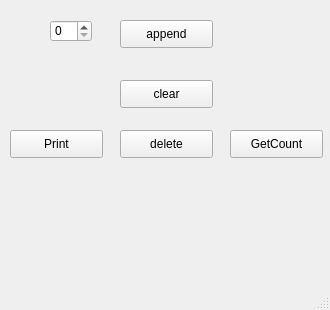
<?xml version="1.0" encoding="UTF-8"?>
<ui version="4.0">
 <class>MainWindow</class>
 <widget class="QMainWindow" name="MainWindow">
  <property name="geometry">
   <rect>
    <x>0</x>
    <y>0</y>
    <width>330</width>
    <height>310</height>
   </rect>
  </property>
  <property name="windowTitle">
   <string>MainWindow</string>
  </property>
  <widget class="QWidget" name="centralwidget">
   <widget class="QSpinBox" name="spinBox">
    <property name="geometry">
     <rect>
      <x>50</x>
      <y>20</y>
      <width>42</width>
      <height>22</height>
     </rect>
    </property>
   </widget>
   <widget class="QPushButton" name="pushButton">
    <property name="geometry">
     <rect>
      <x>120</x>
      <y>20</y>
      <width>93</width>
      <height>28</height>
     </rect>
    </property>
    <property name="text">
     <string>append</string>
    </property>
   </widget>
   <widget class="QPushButton" name="pushButton_2">
    <property name="geometry">
     <rect>
      <x>10</x>
      <y>130</y>
      <width>93</width>
      <height>28</height>
     </rect>
    </property>
    <property name="text">
     <string>Print</string>
    </property>
   </widget>
   <widget class="QPushButton" name="pushButton_3">
    <property name="geometry">
     <rect>
      <x>120</x>
      <y>130</y>
      <width>93</width>
      <height>28</height>
     </rect>
    </property>
    <property name="text">
     <string>delete</string>
    </property>
   </widget>
   <widget class="QPushButton" name="pushButton_4">
    <property name="geometry">
     <rect>
      <x>120</x>
      <y>80</y>
      <width>93</width>
      <height>28</height>
     </rect>
    </property>
    <property name="text">
     <string>clear</string>
    </property>
   </widget>
   <widget class="QPushButton" name="pushButton_5">
    <property name="geometry">
     <rect>
      <x>230</x>
      <y>130</y>
      <width>93</width>
      <height>28</height>
     </rect>
    </property>
    <property name="text">
     <string>GetCount</string>
    </property>
   </widget>
  </widget>
  <widget class="QMenuBar" name="menubar">
   <property name="geometry">
    <rect>
     <x>0</x>
     <y>0</y>
     <width>330</width>
     <height>26</height>
    </rect>
   </property>
  </widget>
  <widget class="QStatusBar" name="statusbar"/>
 </widget>
 <resources/>
 <connections/>
</ui>
